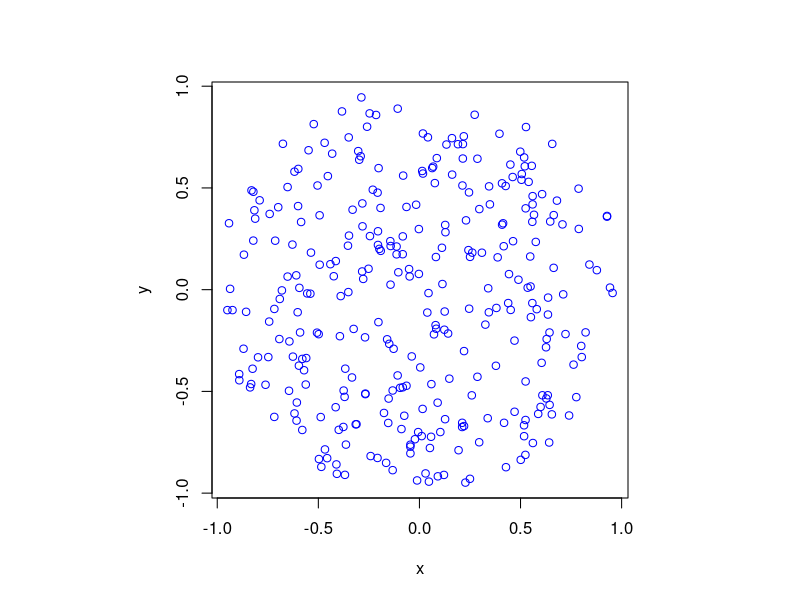
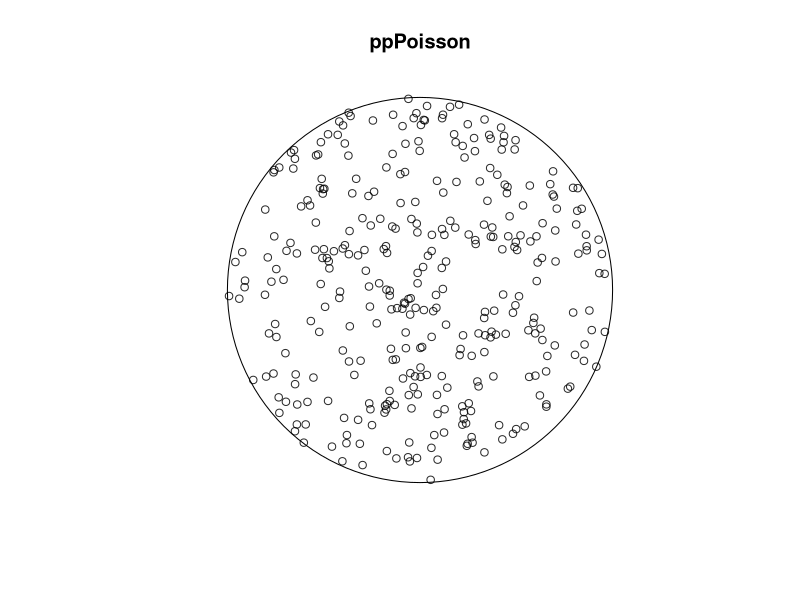
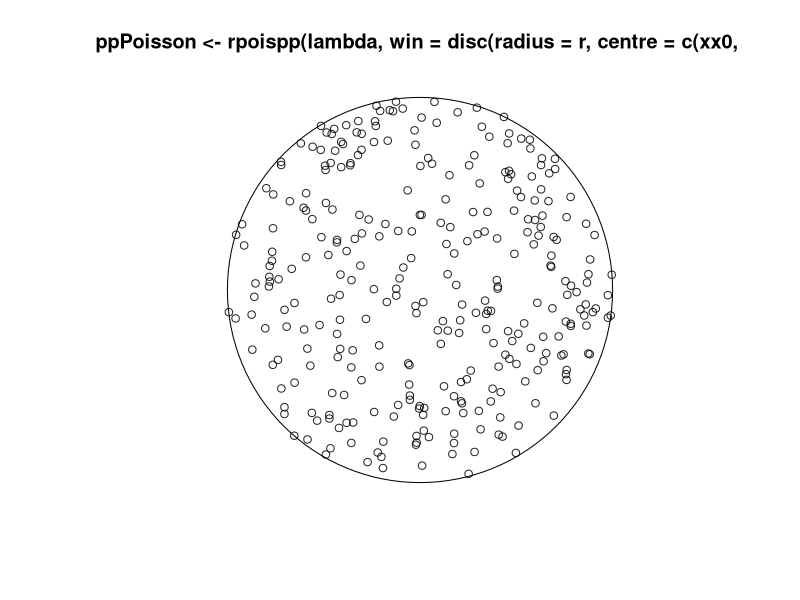

These figures' R source, in order:
# Simulate a Poisson point process on a disk.
# Author: H. Paul Keeler, 2018.
# Website: hpaulkeeler.com
# Repository: github.com/hpaulkeeler/posts
# For more details, see the post:
# hpaulkeeler.com/simulating-a-poisson-point-process-on-a-disk/

#Simulation window parameters
r=1; #radius of disk
xx0=0; yy0=0; #centre of disk
areaTotal=pi*r^2; #area of disk

#Point process parameters
lambda=100; #intensity (ie mean density) of the Poisson process

#Simulate Poisson point process
numbPoints=rpois(1,areaTotal*lambda);#Poisson number of points
theta=2*pi*runif(numbPoints);#angular  of Poisson points
rho=r*sqrt(runif(numbPoints));#radial coordinates of Poisson points

#Convert from polar to Cartesian coordinates
xx=rho*cos(theta);
yy=rho*sin(theta);

#Shift centre of disk to (xx0,yy0)
xx=xx+xx0;
yy=yy+yy0;

#Plotting
par(pty="s"); #use square plotting region
plot(xx,yy,'p',xlab='x',ylab='y',col='blue');

#Simulate a Poisson point process with spatstat library
library("spatstat");
ppPoisson<-rpoispp(lambda,win=disc(radius=r,centre=c(xx0,yy0))) #create Poisson "point pattern" object
plot(ppPoisson); #Plot point pattern object
#retrieve x/y values from point pattern object
xx=ppPoisson$x; 
yy=ppPoisson$y;

#do the above, but in one line
plot(ppPoisson<-rpoispp(lambda,win=disc(radius=r,centre=c(xx0,yy0))) ); #create and plot point pattern object
